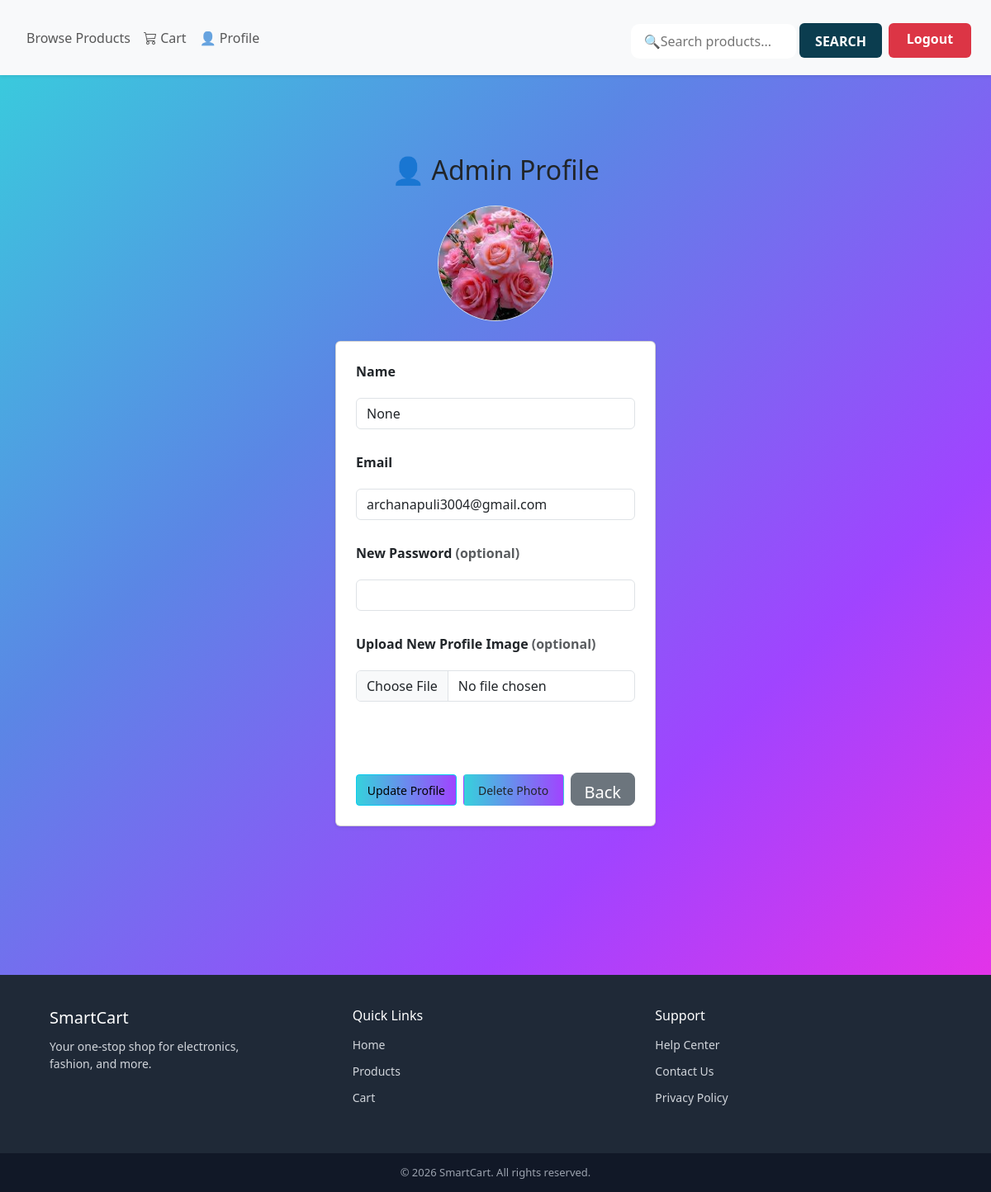
The page /user/profile (signed in) on the database as committed earlier.
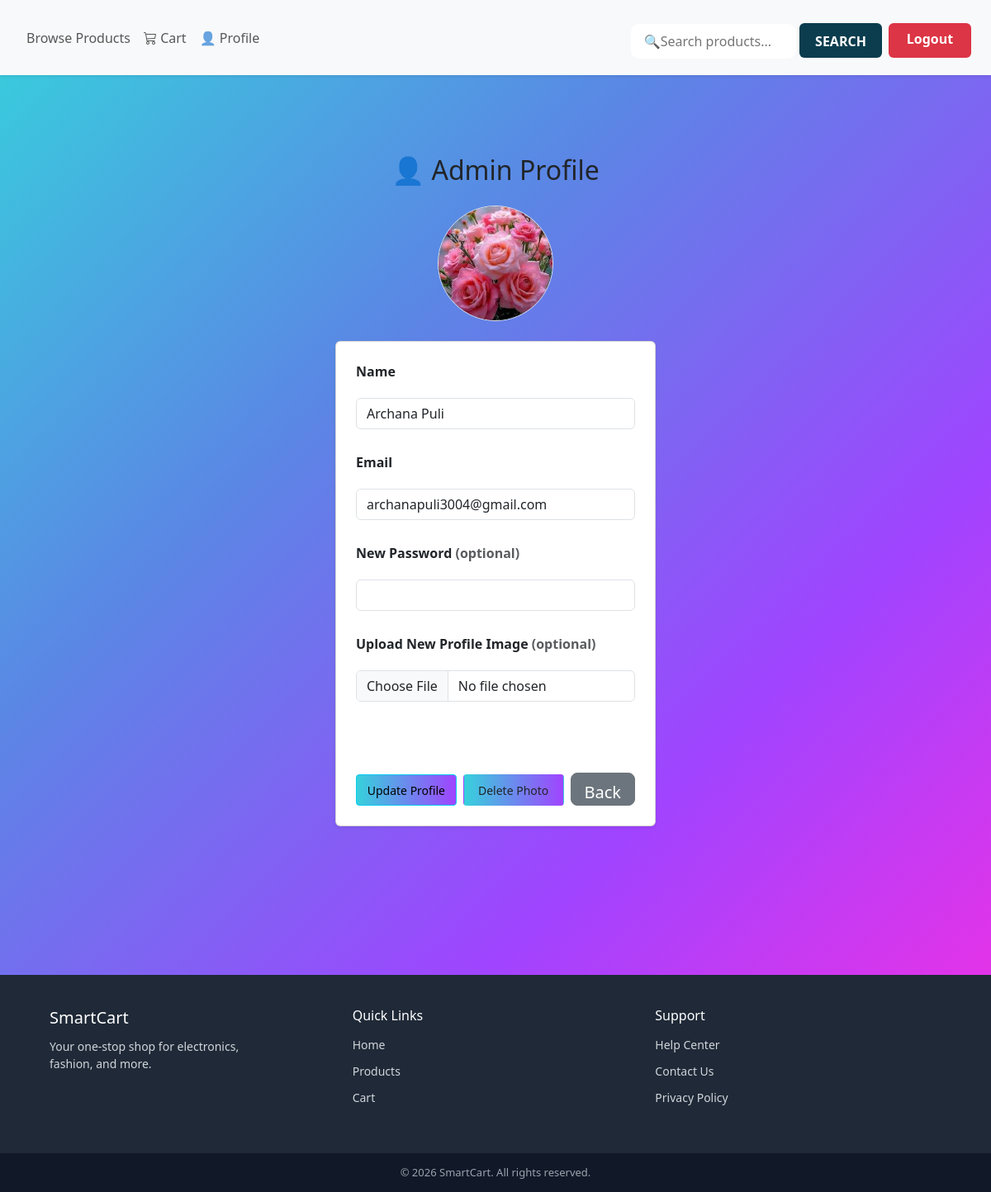
The same page on the database as committed later.
### tables this page shows
CREATE TABLE users (
    user_id INTEGER PRIMARY KEY AUTOINCREMENT,
    name TEXT,
    email TEXT UNIQUE,
    first_name TEXT,
    last_name TEXT,
    username TEXT UNIQUE,
    password TEXT,
    profile_image TEXT
);

### app.py (the view)
@app.route('/user/profile', methods=['GET'])
def user_profile():
    if 'user_id' not in session:
        flash("Please login!", "danger")
        return redirect('/user-login')
    user_id = session['user_id']
    conn = get_db_connection()
    conn.row_factory = sqlite3.Row
    cursor = conn.cursor()
    cursor.execute('SELECT * FROM "users" WHERE user_id = ?', (user_id,))
    user = cursor.fetchone()
    cursor.close()
    conn.close()
    return render_template("user/user_profile.html", user=user)

### app.py (called while the page is built)
def get_db_connection():
    conn = sqlite3.connect('smartcart.db')
    conn.row_factory = sqlite3.Row  # allows dict-like access
    return conn

### templates/user/user_profile.html (shortened to what this page needs)
{% extends "user/base.html" %}
{% block content %}
<div class="container mt-3" style="padding-bottom:120px;">
    <h2 class="mb-4 text-center">👤 Admin Profile</h2>
<div class="mb-4 text-center">
    <a href="#profileImageModal">
        <img
            src="{{ url_for(
                'static',
                filename='uploads/user_profiles/' ~ user.profile_image
                if user.profile_image
                else 'uploads/images/default-avatar.png'
            ) }}"
            class="rounded-circle border profile-pic"
            width="120"
            height="120"
            alt="Profile Image">
    </a>
</div>
<div class="d-flex justify-content-center">
<form method="POST" action="/user/profile"
      enctype="multipart/form-data"
      class="card p-4 shadow-sm"
      style="max-width: 500px;">
    <div class="mb-3">
        <label class="form-label fw-bold">Name</label>
        <input type="text" name="name" class="form-control"
               value="{{ user.name }}" required>
    </div>
    <div class="mb-3">
        <label class="form-label fw-bold">Email</label>
        <input type="email" name="email" class="form-control"
               value="{{ user.email }}" required>
    </div>
    <div class="mb-3">
        <label class="form-label fw-bold">
            New Password <span class="text-muted">(optional)</span>
        </label>
        <input type="password" name="password" class="form-control">
    </div>
    <div class="mb-3">
        <label class="form-label fw-bold">
            Upload New Profile Image <span class="text-muted">(optional)</span>
        </label>
        <input type="file" name="profile_image"
               class="form-control" accept="image/*">
    <br>
</div>
<div class="d-flex gap-2 mt-3">
    <button type="submit"
            class="btn btn-info btn-sm">
        Update Profile
    </button>
    {% if user.profile_image %}
    <button type="submit"
            formaction="{{ url_for('delete_user_profile_image') }}"
            formmethod="POST"
            class="btn btn-sm"
            onclick="return confirm('Are you sure?');">
        Delete Photo
    </button>
    {% endif %}
    <a href="/user-dashboard"
       class="btn btn-secondary btn-lg" style="height:40px;margin-top:18px;width:100px;">
        Back
    </a>
</div>
{% endblock %}

Rows that differ between the two databases and show on the page:
changed users "archanapuli3004@gmail.com": name "None" → "Archana Puli"
